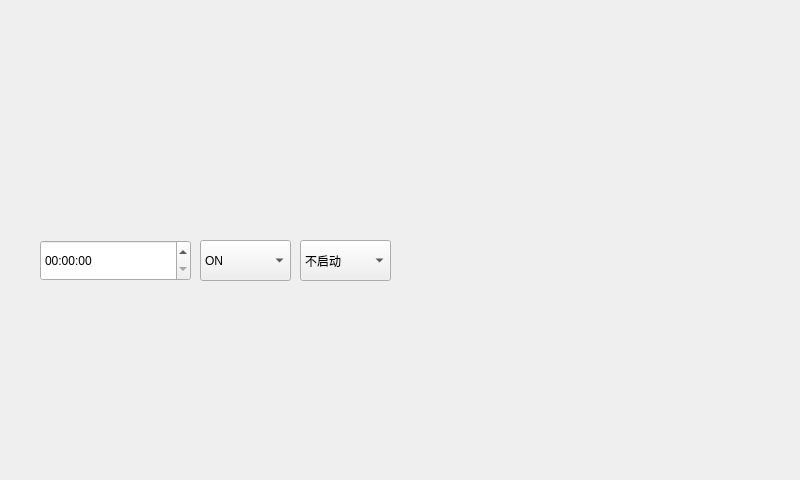
<?xml version="1.0" encoding="UTF-8"?>
<ui version="4.0">
 <class>Led_Widget</class>
 <widget class="QWidget" name="Led_Widget">
  <property name="geometry">
   <rect>
    <x>0</x>
    <y>0</y>
    <width>800</width>
    <height>480</height>
   </rect>
  </property>
  <property name="windowTitle">
   <string>Led_Widget</string>
  </property>
  <widget class="QTimeEdit" name="timeEdit_timing1">
   <property name="geometry">
    <rect>
     <x>40</x>
     <y>240</y>
     <width>151</width>
     <height>41</height>
    </rect>
   </property>
  </widget>
  <widget class="QComboBox" name="comboBox_timing1_aim">
   <property name="geometry">
    <rect>
     <x>200</x>
     <y>240</y>
     <width>91</width>
     <height>41</height>
    </rect>
   </property>
   <item>
    <property name="text">
     <string>ON</string>
    </property>
   </item>
   <item>
    <property name="text">
     <string>OFF</string>
    </property>
   </item>
  </widget>
  <widget class="QComboBox" name="comboBox_timing1">
   <property name="geometry">
    <rect>
     <x>300</x>
     <y>240</y>
     <width>91</width>
     <height>41</height>
    </rect>
   </property>
   <item>
    <property name="text">
     <string>不启动</string>
    </property>
   </item>
   <item>
    <property name="text">
     <string>一次</string>
    </property>
   </item>
   <item>
    <property name="text">
     <string>每天</string>
    </property>
   </item>
  </widget>
 </widget>
 <layoutdefault spacing="6" margin="11"/>
 <resources/>
 <connections/>
</ui>
